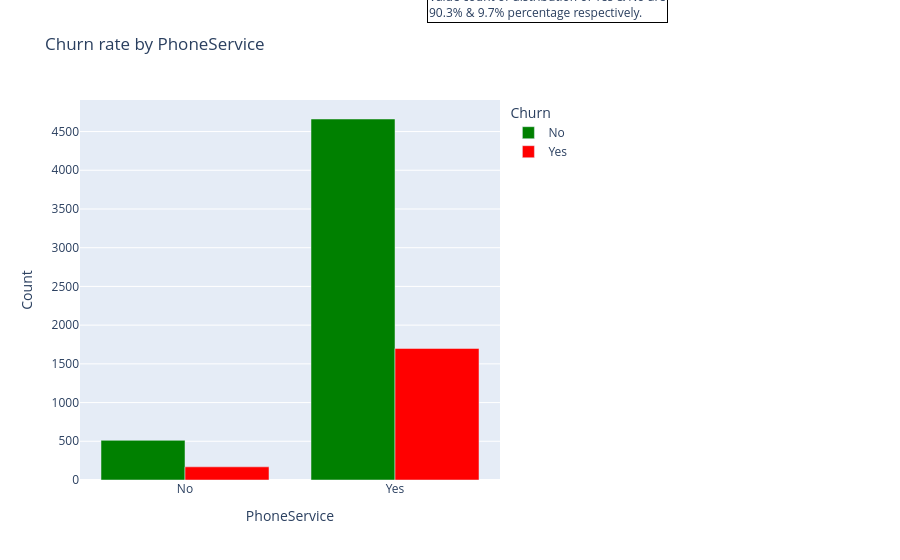
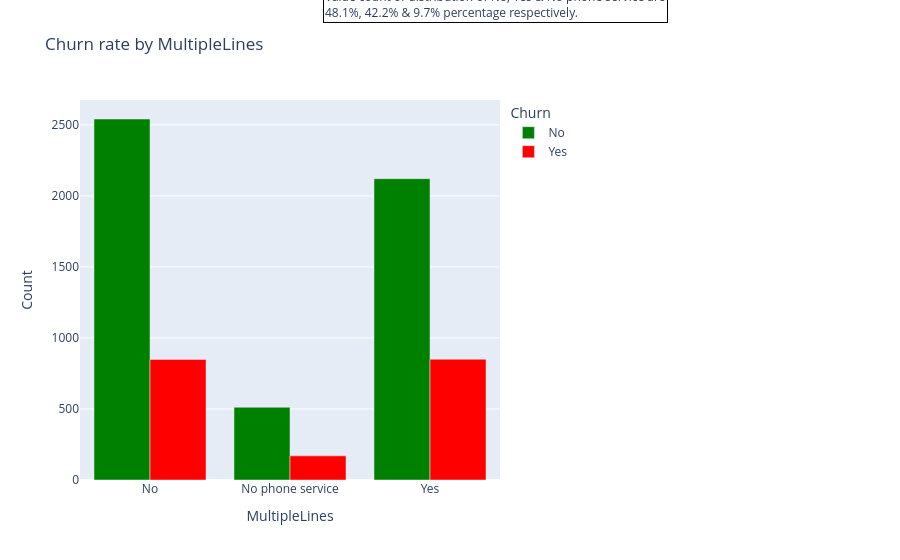
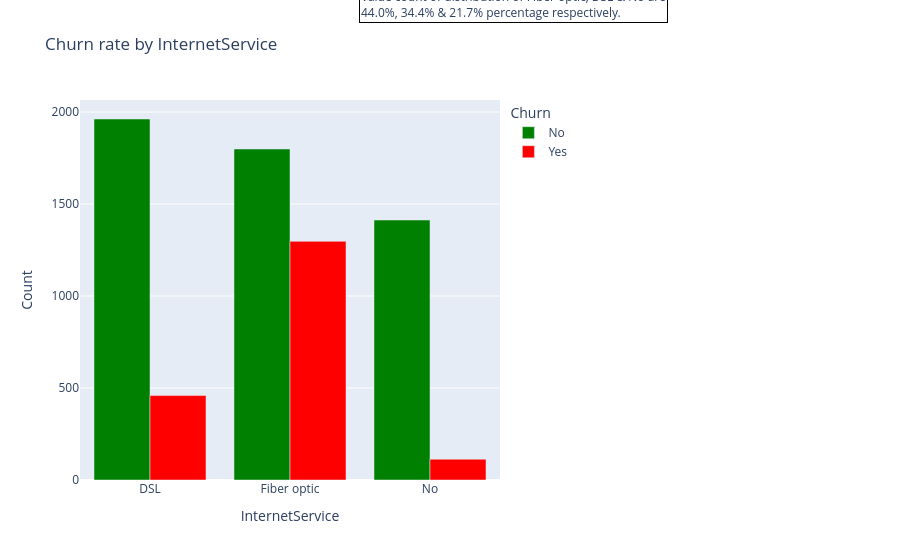

Notebook source saved alongside these figures, in order:
### Markdown cell above
***
**Demographic analysis Insight**: 
Gender and partner are even distributed with approximate percentage values. The difference in churn is slightly higher in females but the diffreence is negligible. There is a higher proportion of churn amongst younger customers (where SeniorCitizen is No), customers with no partners and customers with no dependents. These analysis on demographic section of data highlights on-senior citizens with no partners and dependents describe a particular segment of customers that are likely to churn.
***

### Code cell
bar('PhoneService')
bar('MultipleLines')
bar('InternetService')
bar('OnlineSecurity')
bar('OnlineBackup')
bar('DeviceProtection')
bar('TechSupport')
bar('StreamingTV')
bar('StreamingMovies')

### Figure 1 — Plotly figure (JSON) as saved in the notebook; plotly's stock layout.template omitted (floating-point values rounded to 4 significant figures)
{"data": [{"alignmentgroup": "True", "hovertemplate": "Churn=No<br>PhoneService=%{x}<br>Count=%{y}<extra></extra>", "legendgroup": "No", "marker": {"color": "green", "pattern": {"shape": ""}}, "name": "No", "offsetgroup": "No", "orientation": "v", "showlegend": true, "textposition": "auto", "type": "bar", "x": ["No", "Yes"], "xaxis": "x", "y": [512, 4662], "yaxis": "y"}, {"alignmentgroup": "True", "hovertemplate": "Churn=Yes<br>PhoneService=%{x}<br>Count=%{y}<extra></extra>", "legendgroup": "Yes", "marker": {"color": "red", "pattern": {"shape": ""}}, "name": "Yes", "offsetgroup": "Yes", "orientation": "v", "showlegend": true, "textposition": "auto", "type": "bar", "x": ["No", "Yes"], "xaxis": "x", "y": [170, 1699], "yaxis": "y"}], "layout": {"annotations": [{"align": "left", "bordercolor": "black", "borderwidth": 1, "showarrow": false, "text": "Value count of distribution of Yes & No are<br>90.3% & 9.7% percentage respectively.", "x": 1.4, "xref": "paper", "y": 1.3, "yref": "paper"}], "autosize": true, "barmode": "group", "legend": {"title": {"text": "Churn"}, "tracegroupgap": 0}, "margin": {"r": 400}, "title": {"text": "Churn rate by PhoneService"}, "xaxis": {"anchor": "y", "autorange": true, "domain": [0, 1], "range": [-0.5, 1.5], "title": {"text": "PhoneService"}, "type": "category"}, "yaxis": {"anchor": "x", "autorange": true, "domain": [0, 1], "range": [0, 4907.0], "title": {"text": "Count"}, "type": "linear"}}}

### Figure 2 — Plotly figure (JSON) as saved in the notebook; plotly's stock layout.template omitted (floating-point values rounded to 4 significant figures)
{"data": [{"alignmentgroup": "True", "hovertemplate": "Churn=No<br>MultipleLines=%{x}<br>Count=%{y}<extra></extra>", "legendgroup": "No", "marker": {"color": "green", "pattern": {"shape": ""}}, "name": "No", "offsetgroup": "No", "orientation": "v", "showlegend": true, "textposition": "auto", "type": "bar", "x": ["No", "No phone service", "Yes"], "xaxis": "x", "y": [2541, 512, 2121], "yaxis": "y"}, {"alignmentgroup": "True", "hovertemplate": "Churn=Yes<br>MultipleLines=%{x}<br>Count=%{y}<extra></extra>", "legendgroup": "Yes", "marker": {"color": "red", "pattern": {"shape": ""}}, "name": "Yes", "offsetgroup": "Yes", "orientation": "v", "showlegend": true, "textposition": "auto", "type": "bar", "x": ["No", "No phone service", "Yes"], "xaxis": "x", "y": [849, 170, 850], "yaxis": "y"}], "layout": {"annotations": [{"align": "left", "bordercolor": "black", "borderwidth": 1, "showarrow": false, "text": "Value count of distribution of No, Yes & No phone service are<br>48.1%, 42.2% & 9.7% percentage respectively.", "x": 1.4, "xref": "paper", "y": 1.3, "yref": "paper"}], "autosize": true, "barmode": "group", "legend": {"title": {"text": "Churn"}, "tracegroupgap": 0}, "margin": {"r": 400}, "title": {"text": "Churn rate by MultipleLines"}, "xaxis": {"anchor": "y", "autorange": true, "domain": [0, 1], "range": [-0.5, 2.5], "title": {"text": "MultipleLines"}, "type": "category"}, "yaxis": {"anchor": "x", "autorange": true, "domain": [0, 1], "range": [0, 2675.0], "title": {"text": "Count"}, "type": "linear"}}}

### Figure 3 — Plotly figure (JSON) as saved in the notebook; plotly's stock layout.template omitted (floating-point values rounded to 4 significant figures)
{"data": [{"alignmentgroup": "True", "hovertemplate": "Churn=No<br>InternetService=%{x}<br>Count=%{y}<extra></extra>", "legendgroup": "No", "marker": {"color": "green", "pattern": {"shape": ""}}, "name": "No", "offsetgroup": "No", "orientation": "v", "showlegend": true, "textposition": "auto", "type": "bar", "x": ["DSL", "Fiber optic", "No"], "xaxis": "x", "y": [1962, 1799, 1413], "yaxis": "y"}, {"alignmentgroup": "True", "hovertemplate": "Churn=Yes<br>InternetService=%{x}<br>Count=%{y}<extra></extra>", "legendgroup": "Yes", "marker": {"color": "red", "pattern": {"shape": ""}}, "name": "Yes", "offsetgroup": "Yes", "orientation": "v", "showlegend": true, "textposition": "auto", "type": "bar", "x": ["DSL", "Fiber optic", "No"], "xaxis": "x", "y": [459, 1297, 113], "yaxis": "y"}], "layout": {"annotations": [{"align": "left", "bordercolor": "black", "borderwidth": 1, "showarrow": false, "text": "Value count of distribution of Fiber optic, DSL & No are<br>44.0%, 34.4% & 21.7% percentage respectively.", "x": 1.4, "xref": "paper", "y": 1.3, "yref": "paper"}], "autosize": true, "barmode": "group", "legend": {"title": {"text": "Churn"}, "tracegroupgap": 0}, "margin": {"r": 400}, "title": {"text": "Churn rate by InternetService"}, "xaxis": {"anchor": "y", "autorange": true, "domain": [0, 1], "range": [-0.5, 2.5], "title": {"text": "InternetService"}, "type": "category"}, "yaxis": {"anchor": "x", "autorange": true, "domain": [0, 1], "range": [0, 2065.0], "title": {"text": "Count"}, "type": "linear"}}}
